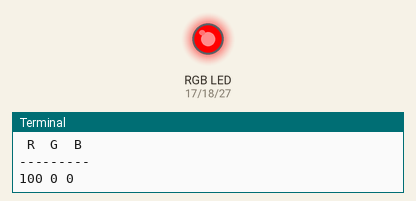
Simulated run of this program. Board: Raspberry Pi (BCM pin numbers). On the bench: an RGB LED mixed from three pins (HIGH = lit), the last lines printed to the terminal. At 5.2 s the program stops and its outputs stay as they are.

Above: at 0.1 s.
At 5.3 s:
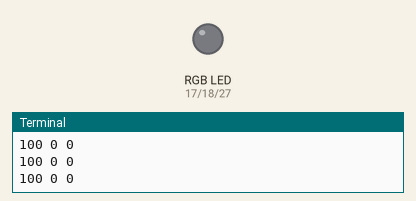
Timing chart, 0 to 6.7 s (numbered marks = the images above):
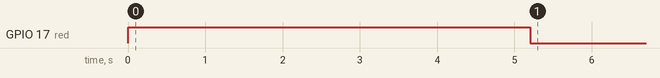

The program:

redlight.py
```python
# http://raspberrypi.powersbrewery.com/project-6-rgb-led/

#!/usr/bin/env python
# -*- coding: utf-8 -*-
#
#  RGB_LED.py
#
# A short program to control an RGB LED by utilizing
# the PWM functions within the Python GPIO module
#
#  Copyright 2015  Ken Powers
#

# Import the modules used in the script
import random, time
import RPi.GPIO as GPIO
from random import randint

# Set GPIO to Broadcom system and set RGB Pin numbers
RUNNING = True
GPIO.setmode(GPIO.BCM)
red = 17
green = 18
blue = 27

# Set pins to output mode
GPIO.setup(red, GPIO.OUT)
GPIO.setup(green, GPIO.OUT)
GPIO.setup(blue, GPIO.OUT)

Freq = 100 #Hz
#Freq = 2 #Hz

# Setup all the LED colors with an initial
# duty cycle of 0 which is off
RED = GPIO.PWM(red, Freq)
RED.start(0)
GREEN = GPIO.PWM(green, Freq)
GREEN.start(0)
BLUE = GPIO.PWM(blue, Freq)
BLUE.start(0)

# Define a simple function to turn on the LED colors
def color(R, G, B, on_time):
    print (R, G, B)
    # Color brightness range is 0-100%
    RED.ChangeDutyCycle(R)
    GREEN.ChangeDutyCycle(G)
    BLUE.ChangeDutyCycle(B)
    time.sleep(on_time)

    # Turn all LEDs off after on_time seconds
    RED.ChangeDutyCycle(0)
    GREEN.ChangeDutyCycle(0)
    BLUE.ChangeDutyCycle(0)

#print("Light It Up!")
#print("Press CTRL + C to quit.\n")
print(" R  G  B\n---------")

# Main loop
try:
    count = 0
    while (count < 10):
        count += 1

        r1 = 100
        g1 = 0
        b1 = 0
        color(r1,g1,b1, .52)

# If CTRL+C is pressed the main loop is broken
except KeyboardInterrupt:
    RUNNING = False
    print ("\Quitting")

# Actions under 'finally' will always be called
# regardless of what stopped the program
finally:
    # Stop and cleanup so the pins
    # are available to be used again
    GPIO.cleanup()
```

Measured:
- by itself, GPIO 17 (red): LOW → HIGH at 0.00 s, → LOW 5.2 s later
